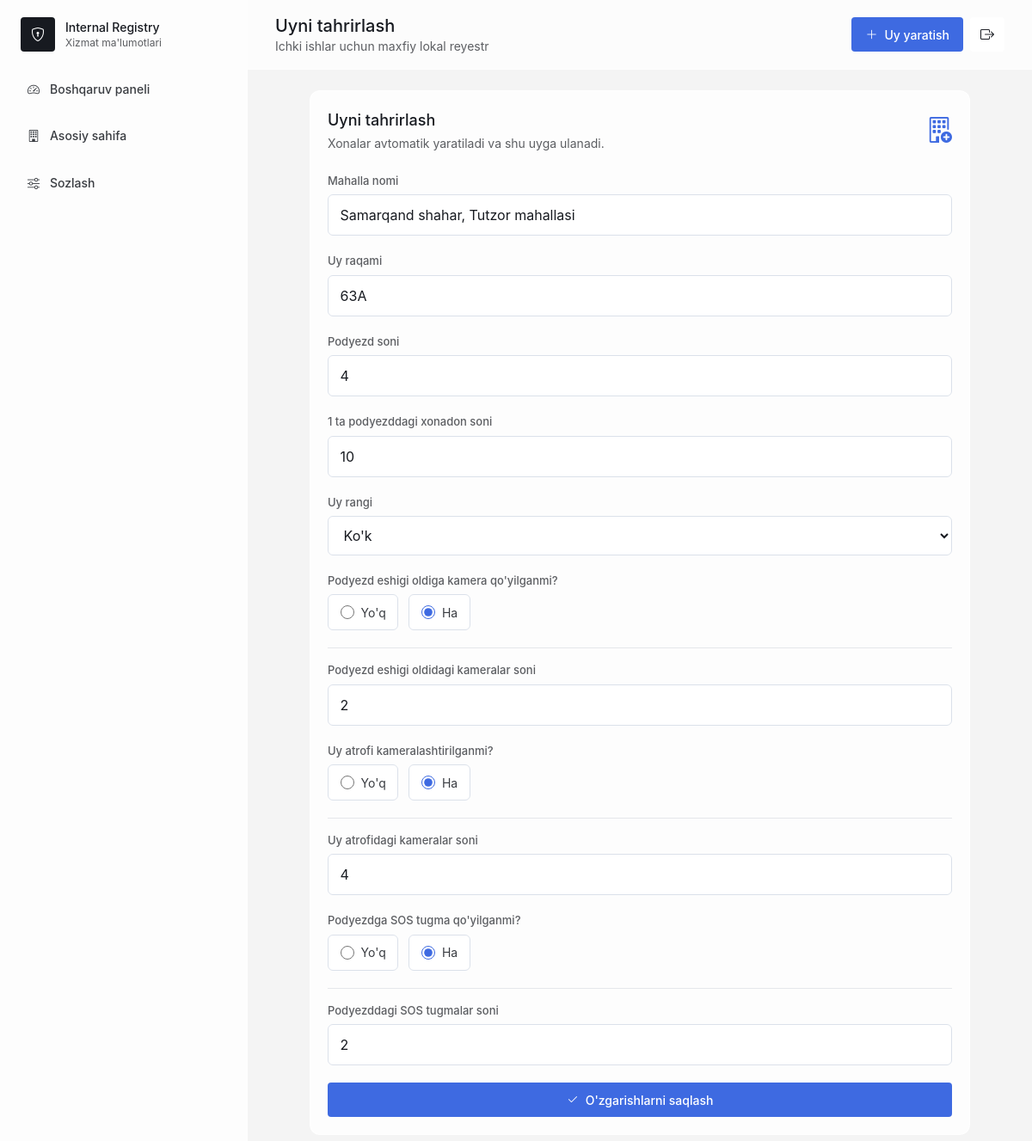
Page /houses/6/edit/ (signed in) on the committed database.
### registry/models.py (models this page shows, shortened)
class House(models.Model):
    COLOR_CHOICES = [
        ("blue", "Ko'k"),
        ("green", "Yashil"),
        ("red", "Qizil"),
        ("amber", "Sariq"),
        ("slate", "Kulrang"),
    ]
    house_number = models.CharField(max_length=40)
    street_name = models.CharField(max_length=180)
    room_count = models.PositiveIntegerField()
    entrance_count = models.PositiveIntegerField(default=4)
    apartments_per_entrance = models.PositiveIntegerField(default=8)
    color = models.CharField(max_length=20, choices=COLOR_CHOICES, default="blue")
    entrance_camera = models.BooleanField(default=False)
    entrance_camera_count = models.PositiveIntegerField(blank=True, null=True)
    yard_camera = models.BooleanField(default=False)
    yard_camera_count = models.PositiveIntegerField(blank=True, null=True)
    entrance_sos_button = models.BooleanField(default=False)
    entrance_sos_button_count = models.PositiveIntegerField(blank=True, null=True)
    created_at = models.DateTimeField(auto_now_add=True)
    updated_at = models.DateTimeField(auto_now=True)
    class Meta:
        ordering = ["-created_at"]
        constraints = [
            models.UniqueConstraint(
                fields=["house_number", "street_name"],
                name="unique_house_per_street",
            )
        ]

### registry/views.py (the view)
# urls.py: path("houses/<int:pk>/edit/", login_required(views.house_edit), name="house_edit"),
def house_edit(request, pk):
    house = get_object_or_404(House, pk=pk)
    form = HouseForm(request.POST or None, instance=house)
    if request.method == "POST" and form.is_valid():
        form.save()
        messages.success(request, "Uy ma'lumotlari muvaffaqiyatli yangilandi.")
        return redirect("registry:house_list")
    return render(request, "registry/settings.html", {"page_title": "Uyni tahrirlash", "form": form, "house": house})

### registry/templates/registry/settings.html (shortened to what this page needs)
{% extends "registry/base.html" %}
{% block content %}
<section class="mx-auto max-w-3xl">
    <div class="panel">
        <div class="mb-6 flex items-center justify-between">
            <div>
                <h2>{% if house %}Uyni tahrirlash{% else %}Yangi uy yaratish{% endif %}</h2>
                <p class="mt-1 text-sm text-[#5C5E62]">Xonalar avtomatik yaratiladi va shu uyga ulanadi.</p>
            </div>
            <i class="bi bi-building-add text-3xl text-[#3E6AE1]"></i>
        </div>
        <form method="post" class="space-y-5">
            <label class="block"><span class="label">{{ form.street_name.label }}</span>{{ form.street_name }}{% for error in form.street_name.errors %}<span class="field-error">{{ error }}</span>{% endfor %}</label>
            <label class="block"><span class="label">{{ form.house_number.label }}</span>{{ form.house_number }}{% for error in form.house_number.errors %}<span class="field-error">{{ error }}</span>{% endfor %}</label>
            <label class="block"><span class="label">{{ form.entrance_count.label }}</span>{{ form.entrance_count }}{% for error in form.entrance_count.errors %}<span class="field-error">{{ error }}</span>{% endfor %}</label>
            <label class="block"><span class="label">{{ form.apartments_per_entrance.label }}</span>{{ form.apartments_per_entrance }}</label>
            <label class="block"><span class="label">{{ form.color.label }}</span>{{ form.color }}{% for error in form.color.errors %}<span class="field-error">{{ error }}</span>{% endfor %}</label>
            <label class="block"><span class="label">{{ form.entrance_camera.label }}</span>{{ form.entrance_camera }}{% for error in form.entrance_camera.errors %}<span class="field-error">{{ error }}</span>{% endfor %}</label>
            <div class="conditional-fields" data-conditional-for="entrance_camera">
                <label class="block"><span class="label">{{ form.entrance_camera_count.label }}</span>{{ form.entrance_camera_count }}</label>
            </div>
            <label class="block"><span class="label">{{ form.yard_camera.label }}</span>{{ form.yard_camera }}{% for error in form.yard_camera.errors %}<span class="field-error">{{ error }}</span>{% endfor %}</label>
            <div class="conditional-fields" data-conditional-for="yard_camera">
                <label class="block"><span class="label">{{ form.yard_camera_count.label }}</span>{{ form.yard_camera_count }}{% for error in form.yard_camera_count.errors %}<span class="field-error">{{ error }}</span>{% endfor %}</label>
            </div>
            <label class="block"><span class="label">{{ form.entrance_sos_button.label }}</span>{{ form.entrance_sos_button }}{% for error in form.entrance_sos_button.errors %}<span class="field-error">{{ error }}</span>{% endfor %}</label>
            <div class="conditional-fields" data-conditional-for="entrance_sos_button">
                <label class="block"><span class="label">{{ form.entrance_sos_button_count.label }}</span>{{ form.entrance_sos_button_count }}</label>
            </div>
            <button class="btn-primary w-full justify-center" type="submit"><i class="bi bi-check2"></i>{% if house %}O'zgarishlarni saqlash{% else %}Uy yaratish{% endif %}</button>
        </form>
    </div>
</section>
{% endblock %}

### registry/static/registry/css/app.css (style rules this page uses)
* { box-sizing: border-box; }
body { font-family: -apple-system, BlinkMacSystemFont, "Segoe UI", Arial, sans-serif; letter-spacing: 0; }
.btn-primary, .btn-secondary, .btn-danger, .filter-btn, .page-btn { display:inline-flex; align-items:center; gap:.5rem; min-height:40px; border-radius:4px; padding:.45rem 1rem; font-size:14px; font-weight:500; transition:.33s; }
.btn-primary { background:#3E6AE1; color:#fff; }
.panel { border-radius:12px; background:rgba(255,255,255,.78); border:1px solid rgba(255,255,255,.9); padding:1.25rem; backdrop-filter:blur(20px); }
.panel h2 { font-size:18px; font-weight:500; }
.form-input { width:100%; min-height:46px; border:1px solid #dbe1ea; border-radius:6px; background:rgba(255,255,255,.94); padding:.7rem .85rem; outline:none; transition:.33s; color:#171A20; }
.form-input::placeholder { color:#9aa3af; }
.label { display:block; margin-bottom:.35rem; color:#5C5E62; font-size:13px; font-weight:500; }
.choice-list { display:flex; flex-wrap:wrap; gap:.75rem; }
.choice-list > div, .choice-list li { list-style:none; }
.choice-list label { display:flex; min-height:42px; align-items:center; gap:.5rem; border:1px solid #dbe1ea; border-radius:6px; background:#fff; padding:.55rem .85rem; color:#393C41; font-size:14px; }
.choice-list input { height:16px; width:16px; accent-color:#3E6AE1; }
.conditional-fields { margin-top:1rem; border-top:1px solid #e5e7eb; padding-top:1rem; }

### rows in the picture
House: street_name "Samarqand shahar, Tutzor mahallasi", house_number "63A", entrance_count "4", apartments_per_entrance "10", color "Ko'k", entrance_camera "☐ Podyezd eshigi oldiga kamera q ☑ Ha", entrance_camera_count "2", yard_camera "☐ Uy atrofi kameralashtirilganmi ☑ Ha", yard_camera_count "4", entrance_sos_button "☐ Podyezdga SOS tugma qo'yilganm ☑ Ha", entrance_sos_button_count "2"

### other values in the picture
{{ page_title|default:"Boshqaruv paneli" }} "Uyni tahrirlash"
